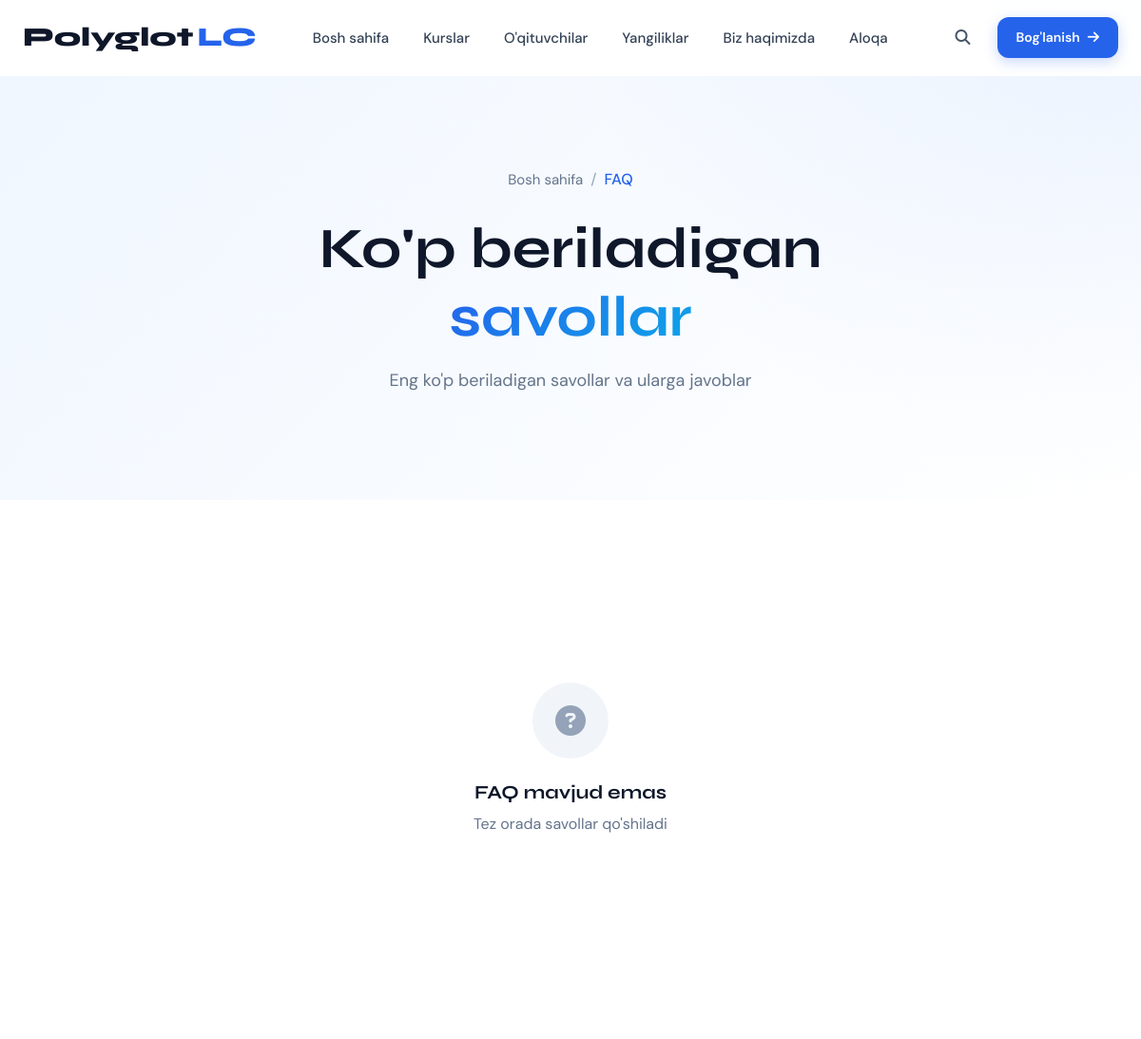
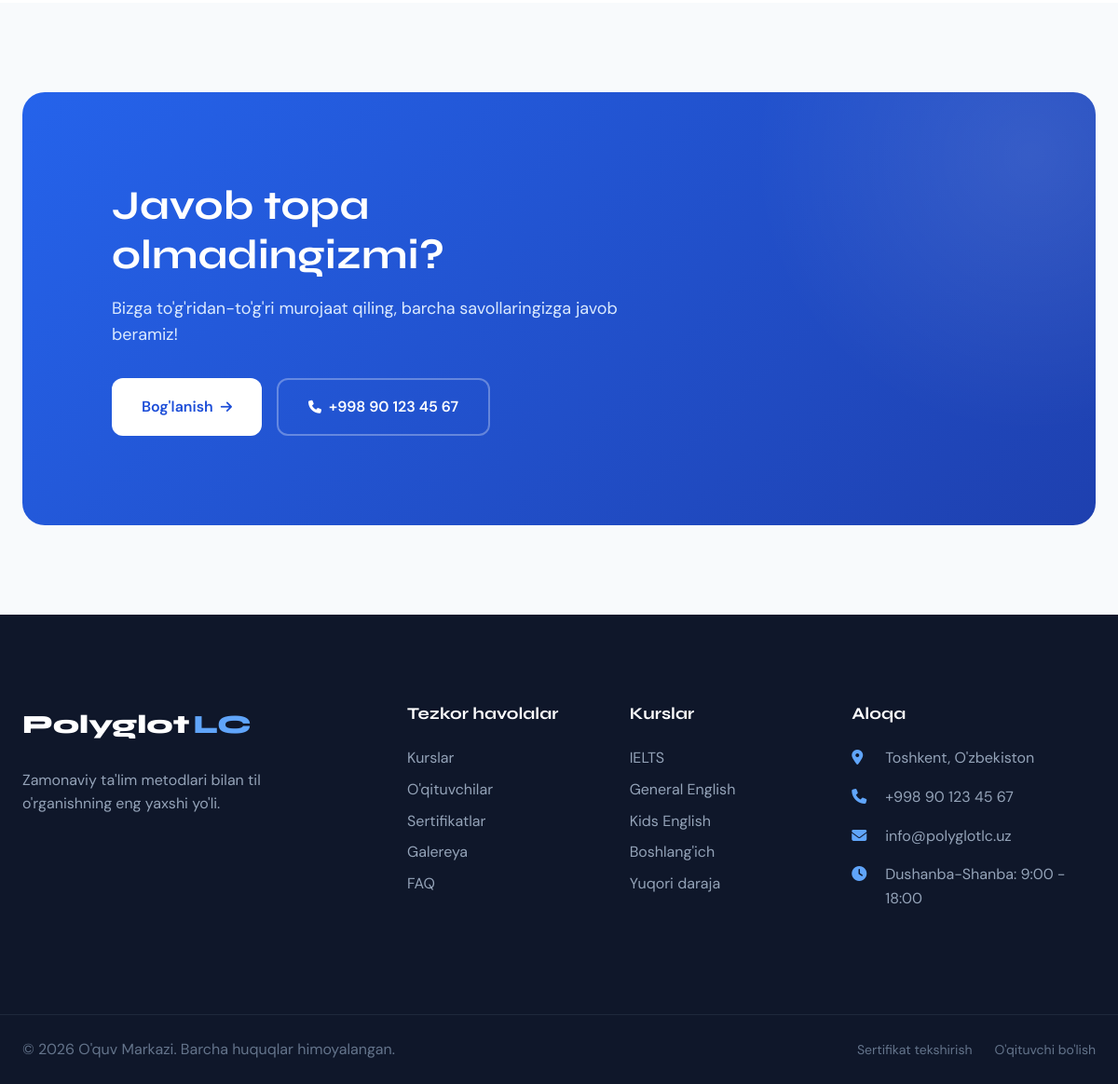
Screenshot of /faq/ with the database file from the repository (2 pictures, top to bottom).
### front/models.py (models this page shows, shortened)
class SiteSettings(models.Model):
    site_name = models.CharField('Sayt nomi', max_length=200, default='O\'quv Markazi')
    site_tagline = models.CharField('Slogan', max_length=300, blank=True)
    logo = models.ImageField('Logo', upload_to='site/', blank=True, null=True)
    favicon = models.ImageField('Favicon', upload_to='site/', blank=True, null=True)
    phone_primary = models.CharField('Asosiy telefon', max_length=20)
    phone_secondary = models.CharField('Qo\'shimcha telefon', max_length=20, blank=True)
    email = models.EmailField('Email')
    address = models.TextField('Manzil')
    working_hours = models.CharField('Ish vaqti', max_length=200,
                                     default='Dushanba-Shanba: 9:00 - 18:00')
    about_short = models.TextField('Qisqacha haqimizda', max_length=500, blank=True,
                                   help_text='Asosiy sahifa uchun')
    about_full = models.TextField('To\'liq haqimizda', blank=True,
                                  help_text='Haqimizda sahifasi uchun')
    facebook = models.URLField('Facebook', blank=True)
    instagram = models.URLField('Instagram', blank=True)
    telegram = models.URLField('Telegram', blank=True)
    youtube = models.URLField('YouTube', blank=True)
    linkedin = models.URLField('LinkedIn', blank=True)
    twitter = models.URLField('Twitter', blank=True)
    tiktok = models.URLField('TikTok', blank=True)
    google_maps_embed = models.TextField('Google Maps embed kodi', blank=True)
    google_maps_link = models.URLField('Google Maps link', blank=True)
    meta_description = models.CharField('Meta tavsif', max_length=160, blank=True)
    meta_keywords = models.CharField('Meta kalit so\'zlar', max_length=255, blank=True)
    students_count = models.IntegerField('Talabalar soni', default=0,
                                        help_text='Saytda ko\'rsatish uchun')
    teachers_count = models.IntegerField('O\'qituvchilar soni', default=0)
    courses_count = models.IntegerField('Kurslar soni', default=0)
    success_rate = models.IntegerField('Muvaffaqiyat foizi', default=95,
                                      validators=[MinValueValidator(0), MaxValueValidator(100)])
    updated_at = models.DateTimeField('Yangilangan', auto_now=True)
    class Meta:
        verbose_name = 'Sayt sozlamalari'
        verbose_name_plural = 'Sayt sozlamalari'
    @classmethod
    def load(cls):
        obj, created = cls.objects.get_or_create(pk=1)
        return obj

### front/views.py (the view)
# urls.py: path('faq/', views.faq, name='faq'),
def faq(request):
    faqs = FAQ.objects.filter(is_active=True).select_related('category')
    categories = FAQCategory.objects.all()
    context = {
        'faqs': faqs,
        'categories': categories,
        'settings': SiteSettings.load(),
    }
    return render(request, 'faq.html', context)

### templates/faq.html (shortened to what this page needs)
{% extends 'base.html' %}
{% load static %}
{% block content %}
<section class="page-header">
    <div class="container">
        <div class="page-header-content">
            <nav class="breadcrumb">
                <a href="{% url 'home' %}">Bosh sahifa</a>
                <span>/</span>
                <span class="current">FAQ</span>
            </nav>
            <h1 class="page-title">Ko'p beriladigan <span class="text-gradient">savollar</span></h1>
            <p class="page-desc">Eng ko'p beriladigan savollar va ularga javoblar</p>
        </div>
    </div>
</section>
<section class="section-sm">
    <div class="container">
        {% if categories %}
        {% for category in categories %}
        <div class="mb-5" data-aos="fade-up">
            <h3 style="margin-bottom: var(--space-lg);">{{ category.name }}</h3>
            <div class="accordion">
                {% for faq in faqs %}
                {% if faq.category == category %}
                <div class="accordion-item">
                    <button class="accordion-header">
                        <span>{{ faq.question }}</span>
                        <span class="accordion-icon"><i class="fas fa-chevron-down"></i></span>
                    </button>
                    <div class="accordion-body">
                        <div class="accordion-content">
                            {{ faq.answer|linebreaks }}
                        </div>
                    </div>
                </div>
                {% endif %}
                {% endfor %}
            </div>
        </div>
        {% endfor %}
        {% for faq in faqs %}
        {% if not faq.category %}
        <div class="accordion mb-5" data-aos="fade-up">
            <div class="accordion-item">
                <button class="accordion-header">
                    <span>{{ faq.question }}</span>
                    <span class="accordion-icon"><i class="fas fa-chevron-down"></i></span>
                </button>
                <div class="accordion-body">
                    <div class="accordion-content">
                        {{ faq.answer|linebreaks }}
                    </div>
                </div>
            </div>
        </div>
        {% endif %}
        {% endfor %}
        {% else %}
        <div class="accordion" data-aos="fade-up">
            {% for faq in faqs %}
            <div class="accordion-item">
                <button class="accordion-header">
                    <span>{{ faq.question }}</span>
                    <span class="accordion-icon"><i class="fas fa-chevron-down"></i></span>
                </button>
                <div class="accordion-body">
                    <div class="accordion-content">
                        {{ faq.answer|linebreaks }}
                    </div>
                </div>
            </div>
            {% empty %}
            <div class="empty-state">
                <div class="empty-state-icon">
                    <i class="fas fa-question-circle"></i>
                </div>
                <h3>FAQ mavjud emas</h3>
                <p>Tez orada savollar qo'shiladi</p>
            </div>
            {% endfor %}
        </div>
        {% endif %}
    </div>
</section>
<section class="cta-section section-sm">
    <div class="container">
        <div class="cta-box" data-aos="fade-up">
            <div class="cta-content">
                <h2 class="cta-title">Javob topa olmadingizmi?</h2>
                <p class="cta-desc">Bizga to'g'ridan-to'g'ri murojaat qiling, barcha savollaringizga javob beramiz!</p>
                <div class="cta-actions">
                    <a href="{% url 'contact' %}" class="btn btn-white btn-lg">
                        <span>Bog'lanish</span>
                        <i class="fas fa-arrow-right"></i>
                    </a>
                    <a href="tel:{{ settings.phone_primary }}" class="btn btn-outline btn-lg" style="border-color: rgba(255,255,255,0.3); color: white;">
                        <i class="fas fa-phone"></i>
                        <span>{{ settings.phone_primary|default:"+998 90 123 45 67" }}</span>
                    </a>
                </div>
            </div>
        </div>
    </div>
</section>
{% endblock %}

### templates/base.html (shortened to what this page needs)
{% load static %}
<!DOCTYPE html>
<html lang="uz">
<head>
    <link rel="stylesheet" href="https://cdnjs.cloudflare.com/ajax/libs/font-awesome/6.5.1/css/all.min.css">
    <link href="https://unpkg.com/aos@2.3.1/dist/aos.css" rel="stylesheet">
    <link rel="stylesheet" href="{% static 'css/main.css' %}">
</head>
<body>
    <header class="header" id="header">
        <div class="header-container">
            <a href="{% url 'home' %}" class="logo">
                {% if settings.logo %}
                <img src="{{ settings.logo.url }}" alt="{{ settings.site_name }}">
                {% else %}
                <span class="logo-text">Polyglot</span><span class="logo-accent">LC</span>
                {% endif %}
            </a>
            <nav class="nav" id="nav">
                <ul class="nav-list">
                    <li class="nav-item">
                        <a href="{% url 'home' %}" class="nav-link {% if request.resolver_match.url_name == 'home' %}active{% endif %}">
                            <span class="nav-link-text">Bosh sahifa</span>
                        </a>
                    </li>
                    <li class="nav-item">
                        <a href="{% url 'courses_list' %}" class="nav-link {% if 'course' in request.resolver_match.url_name %}active{% endif %}">
                            <span class="nav-link-text">Kurslar</span>
                        </a>
                    </li>
                    <li class="nav-item">
                        <a href="{% url 'teachers_list' %}" class="nav-link {% if 'teacher' in request.resolver_match.url_name %}active{% endif %}">
                            <span class="nav-link-text">O'qituvchilar</span>
                        </a>
                    </li>
                    <li class="nav-item">
                        <a href="{% url 'news_list' %}" class="nav-link {% if 'news' in request.resolver_match.url_name %}active{% endif %}">
                            <span class="nav-link-text">Yangiliklar</span>
                        </a>
                    </li>
                    <li class="nav-item">
                        <a href="{% url 'about' %}" class="nav-link {% if request.resolver_match.url_name == 'about' %}active{% endif %}">
                            <span class="nav-link-text">Biz haqimizda</span>
                        </a>
                    </li>
                    <li class="nav-item">
                        <a href="{% url 'contact' %}" class="nav-link {% if request.resolver_match.url_name == 'contact' %}active{% endif %}">
                            <span class="nav-link-text">Aloqa</span>
                        </a>
                    </li>
                </ul>
            </nav>
            <div class="header-actions">
                <a href="{% url 'search' %}" class="header-search" aria-label="Qidiruv">
                    <i class="fas fa-search"></i>
                </a>
                <a href="{% url 'contact' %}" class="btn btn-primary btn-sm">
                    <span>Bog'lanish</span>
                    <i class="fas fa-arrow-right"></i>
                </a>
            </div>
        </div>
    </header>
    <main class="main">
        {% block content %}{% endblock %}
    </main>
    <footer class="footer">
        <div class="footer-top">
            <div class="container">
                <div class="footer-grid">
                    <div class="footer-brand">
                        <a href="{% url 'home' %}" class="footer-logo">
                            {% if settings.logo %}
                            <img src="{{ settings.logo.url }}" alt="{{ settings.site_name }}">
                            {% else %}
                            <span class="logo-text">Polyglot</span><span class="logo-accent">LC</span>
                            {% endif %}
                        </a>
                        <p class="footer-desc">{{ settings.about_short|default:"Zamonaviy ta'lim metodlari bilan til o'rganishning eng yaxshi yo'li." }}</p>
                    </div>
                    <div class="footer-links">
                        <h4 class="footer-title">Tezkor havolalar</h4>
                        <ul>
                            <li><a href="{% url 'courses_list' %}">Kurslar</a></li>
                            <li><a href="{% url 'teachers_list' %}">O'qituvchilar</a></li>
                            <li><a href="{% url 'certificates' %}">Sertifikatlar</a></li>
                            <li><a href="{% url 'gallery' %}">Galereya</a></li>
                            <li><a href="{% url 'faq' %}">FAQ</a></li>
                        </ul>
                    </div>
                    <div class="footer-links">
                        <h4 class="footer-title">Kurslar</h4>
                        <ul>
                            <li><a href="{% url 'courses_list' %}?subject=ielts">IELTS</a></li>
                            <li><a href="{% url 'courses_list' %}?subject=general-english">General English</a></li>
                            <li><a href="{% url 'courses_list' %}?subject=kids">Kids English</a></li>
                            <li><a href="{% url 'courses_list' %}?level=beginner">Boshlang'ich</a></li>
                            <li><a href="{% url 'courses_list' %}?level=advanced">Yuqori daraja</a></li>
                        </ul>
                    </div>
                    <div class="footer-contact">
                        <h4 class="footer-title">Aloqa</h4>
                        <ul>
                            <li>
                                <i class="fas fa-map-marker-alt"></i>
                                <span>{{ settings.address|default:"Toshkent, O'zbekiston" }}</span>
                            </li>
                            <li>
                                <i class="fas fa-phone"></i>
                                <a href="tel:{{ settings.phone_primary }}">{{ settings.phone_primary|default:"+998 90 123 45 67" }}</a>
                            </li>
                            <li>
                                <i class="fas fa-envelope"></i>
                                <a href="mailto:{{ settings.email }}">{{ settings.email|default:"info@polyglotlc.uz" }}</a>
                            </li>
                            <li>
                                <i class="fas fa-clock"></i>
                                <span>{{ settings.working_hours|default:"Dushanba-Shanba: 9:00 - 18:00" }}</span>
                            </li>
                        </ul>
                    </div>
                </div>
            </div>
        </div>
        <div class="footer-bottom">
            <div class="container">
                <div class="footer-bottom-inner">
                    <p>&copy; {% now "Y" %} {{ settings.site_name|default:"PolyglotLC" }}. Barcha huquqlar himoyalangan.</p>
                    <div class="footer-bottom-links">
                        <a href="{% url 'certificate_verify' %}">Sertifikat tekshirish</a>
                        <a href="{% url 'teacher_apply' %}">O'qituvchi bo'lish</a>
                    </div>
                </div>
            </div>
        </div>
    </footer>
</body>
</html>

### rows the page displays
SiteSettings: phone_primary "+998 90 123 45 67", about_short "Zamonaviy ta'lim metodlari bilan til o'rganishning eng yaxshi yo'li.", address "Toshkent, O'zbekiston", email "info@polyglotlc.uz", working_hours "Dushanba-Shanba: 9:00 - 18:00", site_name "O'quv Markazi"
